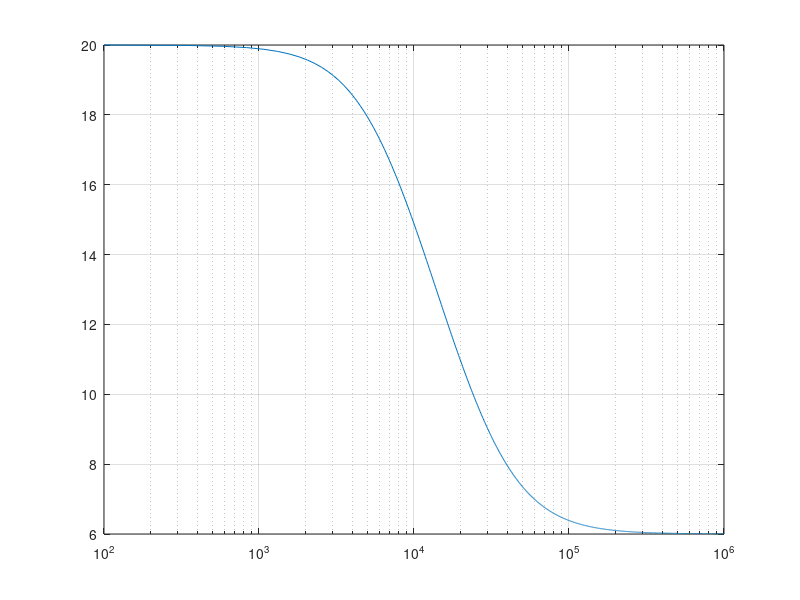
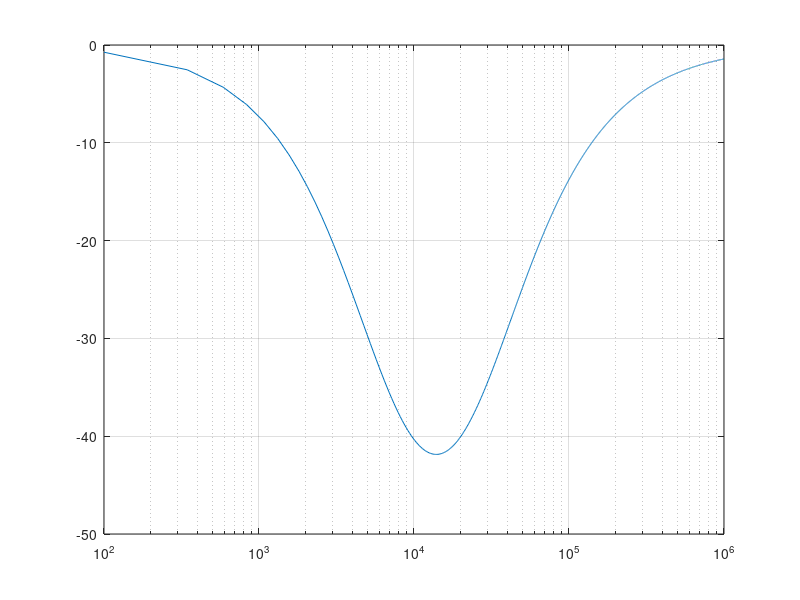

Write the MATLAB code that produced these figures, in order.
% First Order Shelving Low Pass Filter with gain 20dB
% Born June 22 -> f_crit = 6.22 Hz @ -3dB
f_crit = 6220; j = sqrt(-1); fp = f_crit; C = 0.000000015;
K = (10^(20/20)); Kh = (10^(6/20));
tp = 1/(2*pi*fp);
Rf2 = tp/C; R = Rf2./(K-Kh); Rf1 = R*(Kh-1);
tz = (Kh/K)*tp;
fz = 1/(2*pi*tz);

f_start = 100; f_stop = 1000000; 
step = (f_stop - f_start)/4096; 
freq = f_start:step:f_stop;

Tf = K.* (1.+j.*freq./fz)./(1.+j.*freq./fp);

Ms = 20*log10(abs(Tf));
Ps = (180/pi)*angle(Tf);
semilogx(freq,Ms),grid
figure
semilogx(freq,Ps),grid